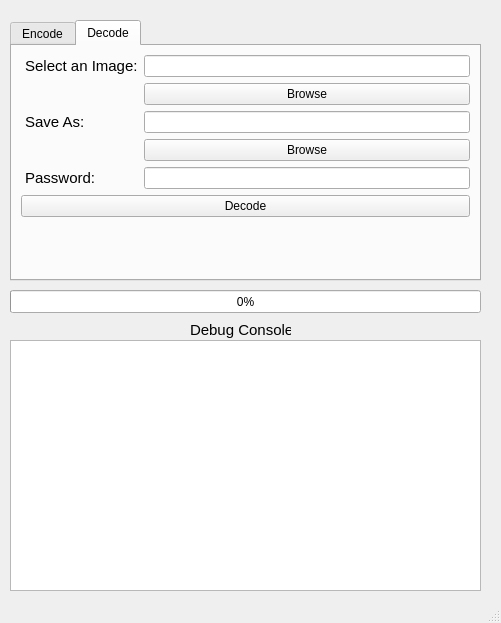
<?xml version="1.0" encoding="UTF-8"?>
<ui version="4.0">
 <class>MainWindow</class>
 <widget class="QMainWindow" name="MainWindow">
  <property name="geometry">
   <rect>
    <x>0</x>
    <y>0</y>
    <width>501</width>
    <height>623</height>
   </rect>
  </property>
  <property name="windowTitle">
   <string>Steganography Project</string>
  </property>
  <widget class="QWidget" name="centralwidget">
   <widget class="QTabWidget" name="dec">
    <property name="geometry">
     <rect>
      <x>10</x>
      <y>20</y>
      <width>471</width>
      <height>261</height>
     </rect>
    </property>
    <property name="currentIndex">
     <number>1</number>
    </property>
    <widget class="QWidget" name="encode_tab">
     <attribute name="title">
      <string>Encode</string>
     </attribute>
     <layout class="QFormLayout" name="formLayout">
      <item row="0" column="0">
       <widget class="QLabel" name="label">
        <property name="font">
         <font>
          <pointsize>11</pointsize>
         </font>
        </property>
        <property name="text">
         <string> Select a Cover Image:</string>
        </property>
       </widget>
      </item>
      <item row="0" column="1">
       <widget class="QLineEdit" name="enc_cover_image"/>
      </item>
      <item row="1" column="1">
       <widget class="QPushButton" name="browse_cover">
        <property name="text">
         <string>Browse</string>
        </property>
       </widget>
      </item>
      <item row="2" column="0">
       <widget class="QLabel" name="label_2">
        <property name="font">
         <font>
          <pointsize>11</pointsize>
         </font>
        </property>
        <property name="text">
         <string> Select a Secret Image:</string>
        </property>
       </widget>
      </item>
      <item row="2" column="1">
       <widget class="QLineEdit" name="enc_secret_image"/>
      </item>
      <item row="3" column="1">
       <widget class="QPushButton" name="browse_secret">
        <property name="text">
         <string>Browse</string>
        </property>
       </widget>
      </item>
      <item row="4" column="0">
       <widget class="QLabel" name="label_3">
        <property name="font">
         <font>
          <pointsize>11</pointsize>
         </font>
        </property>
        <property name="text">
         <string> Save As:</string>
        </property>
       </widget>
      </item>
      <item row="4" column="1">
       <widget class="QLineEdit" name="enc_output_image"/>
      </item>
      <item row="5" column="1">
       <widget class="QPushButton" name="browse_output">
        <property name="text">
         <string>Browse</string>
        </property>
       </widget>
      </item>
      <item row="6" column="0">
       <widget class="QLabel" name="label_4">
        <property name="font">
         <font>
          <pointsize>11</pointsize>
         </font>
        </property>
        <property name="text">
         <string> Password:</string>
        </property>
       </widget>
      </item>
      <item row="6" column="1">
       <widget class="QLineEdit" name="enc_encode_pass">
        <property name="echoMode">
         <enum>QLineEdit::Password</enum>
        </property>
       </widget>
      </item>
      <item row="7" column="0" colspan="2">
       <widget class="QPushButton" name="encode">
        <property name="text">
         <string>Encode</string>
        </property>
       </widget>
      </item>
     </layout>
    </widget>
    <widget class="QWidget" name="decode_tab">
     <attribute name="title">
      <string>Decode</string>
     </attribute>
     <layout class="QFormLayout" name="formLayout_2">
      <item row="0" column="0">
       <widget class="QLabel" name="label_5">
        <property name="font">
         <font>
          <pointsize>11</pointsize>
         </font>
        </property>
        <property name="text">
         <string> Select an Image:</string>
        </property>
       </widget>
      </item>
      <item row="0" column="1">
       <widget class="QLineEdit" name="dec_cover_image"/>
      </item>
      <item row="1" column="1">
       <widget class="QPushButton" name="dec_btnCover">
        <property name="text">
         <string>Browse</string>
        </property>
       </widget>
      </item>
      <item row="2" column="0">
       <widget class="QLabel" name="label_6">
        <property name="font">
         <font>
          <pointsize>11</pointsize>
         </font>
        </property>
        <property name="text">
         <string> Save As:</string>
        </property>
       </widget>
      </item>
      <item row="2" column="1">
       <widget class="QLineEdit" name="dec_output_image"/>
      </item>
      <item row="3" column="1">
       <widget class="QPushButton" name="dec_btnSave">
        <property name="text">
         <string>Browse</string>
        </property>
       </widget>
      </item>
      <item row="4" column="0">
       <widget class="QLabel" name="label_7">
        <property name="font">
         <font>
          <pointsize>11</pointsize>
         </font>
        </property>
        <property name="text">
         <string> Password:</string>
        </property>
       </widget>
      </item>
      <item row="4" column="1">
       <widget class="QLineEdit" name="dec_decode_pass">
        <property name="echoMode">
         <enum>QLineEdit::Password</enum>
        </property>
       </widget>
      </item>
      <item row="5" column="0" colspan="2">
       <widget class="QPushButton" name="decode">
        <property name="text">
         <string>Decode</string>
        </property>
       </widget>
      </item>
     </layout>
    </widget>
   </widget>
   <widget class="QTextEdit" name="debug">
    <property name="enabled">
     <bool>true</bool>
    </property>
    <property name="geometry">
     <rect>
      <x>10</x>
      <y>340</y>
      <width>471</width>
      <height>251</height>
     </rect>
    </property>
    <property name="font">
     <font>
      <family>Calibri</family>
      <pointsize>12</pointsize>
      <weight>50</weight>
      <bold>false</bold>
     </font>
    </property>
    <property name="focusPolicy">
     <enum>Qt::StrongFocus</enum>
    </property>
    <property name="autoFillBackground">
     <bool>false</bool>
    </property>
    <property name="textInteractionFlags">
     <set>Qt::LinksAccessibleByKeyboard|Qt::LinksAccessibleByMouse|Qt::TextBrowserInteraction|Qt::TextSelectableByKeyboard|Qt::TextSelectableByMouse</set>
    </property>
   </widget>
   <widget class="QProgressBar" name="progressBar">
    <property name="geometry">
     <rect>
      <x>10</x>
      <y>290</y>
      <width>471</width>
      <height>23</height>
     </rect>
    </property>
    <property name="value">
     <number>0</number>
    </property>
   </widget>
   <widget class="QLabel" name="label_8">
    <property name="geometry">
     <rect>
      <x>190</x>
      <y>320</y>
      <width>101</width>
      <height>20</height>
     </rect>
    </property>
    <property name="font">
     <font>
      <pointsize>11</pointsize>
     </font>
    </property>
    <property name="text">
     <string>Debug Console</string>
    </property>
   </widget>
  </widget>
  <widget class="QStatusBar" name="statusbar"/>
 </widget>
 <resources/>
 <connections/>
</ui>
